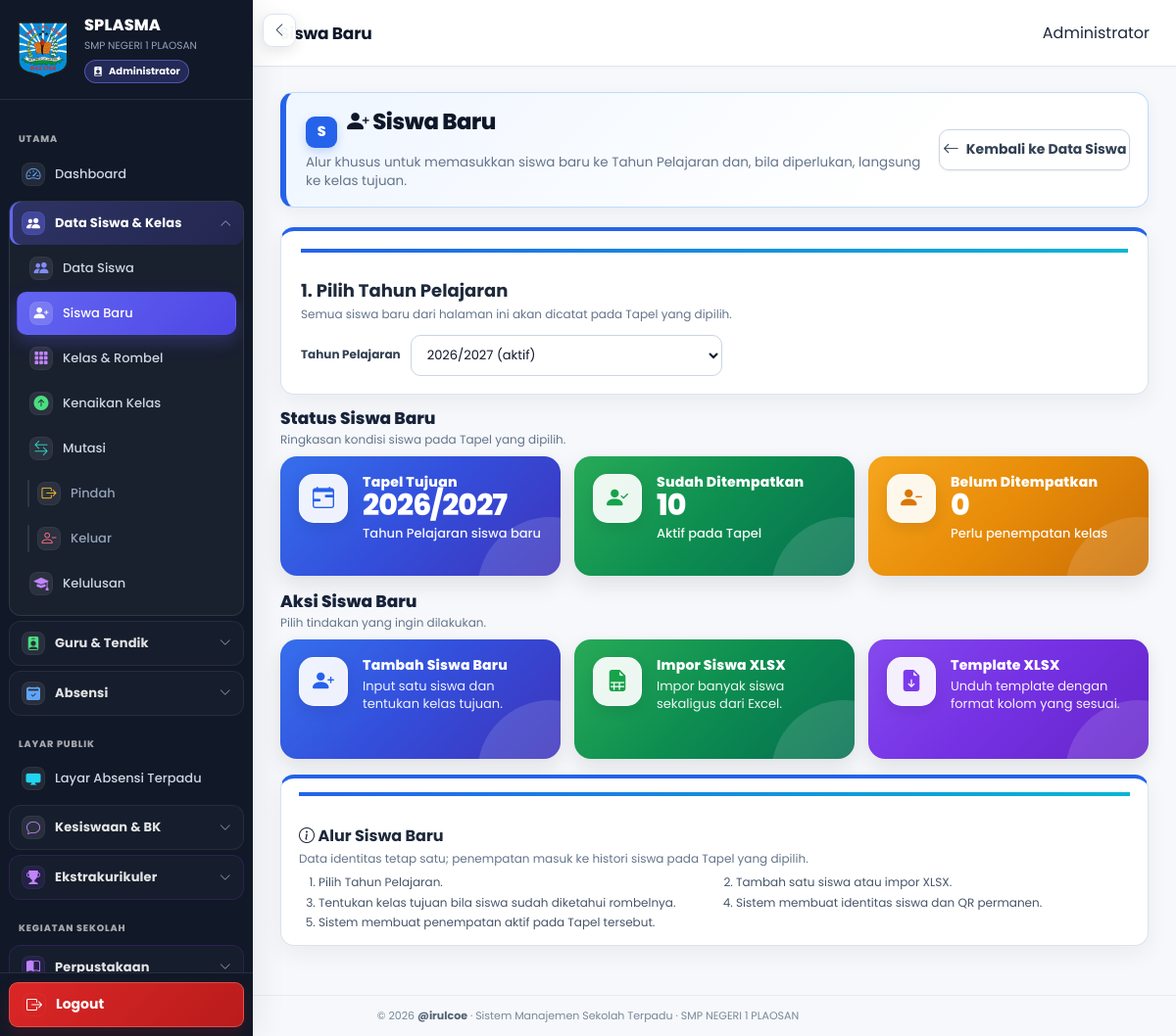
Page /siswa/baru.php (signed in) on the committed database.
### tables this page shows
CREATE TABLE `profil_sekolah` (
  `id` bigint(20) UNSIGNED NOT NULL,
  `nama_sekolah` varchar(200) NOT NULL,
  `npsn` varchar(30) DEFAULT NULL,
  `nss` varchar(30) DEFAULT NULL,
  `jenjang` varchar(50) DEFAULT NULL,
  `status_sekolah` varchar(50) DEFAULT NULL,
  `alamat` text DEFAULT NULL,
  `desa` varchar(100) DEFAULT NULL,
  `kecamatan` varchar(100) DEFAULT NULL,
  `kabupaten` varchar(100) DEFAULT NULL,
  `provinsi` varchar(100) DEFAULT NULL,
  `kode_pos` varchar(10) DEFAULT NULL,
  `telepon` varchar(50) DEFAULT NULL,
  `email` varchar(150) DEFAULT NULL,
  `website` varchar(200) DEFAULT NULL,
  `logo` varchar(255) DEFAULT NULL,
  `foto` varchar(255) DEFAULT NULL,
  `nama_kepala` varchar(200) DEFAULT NULL,
  `nip_kepala` varchar(50) DEFAULT NULL,
  `created_at` timestamp NULL DEFAULT current_timestamp(),
  `updated_at` timestamp NULL DEFAULT current_timestamp() ON UPDATE current_timestamp()
);

CREATE TABLE `tahun_pelajaran` (
  `id` bigint(20) UNSIGNED NOT NULL,
  `nama` varchar(20) NOT NULL,
  `aktif` tinyint(1) NOT NULL DEFAULT 0,
  `tanggal_mulai` date DEFAULT NULL,
  `tanggal_selesai` date DEFAULT NULL,
  `created_at` timestamp NULL DEFAULT current_timestamp(),
  `updated_at` timestamp NULL DEFAULT current_timestamp() ON UPDATE current_timestamp()
);

### siswa/baru.php (the view, shortened to what the rows shown need)
<?php
require_once __DIR__ . '/_helper.php';
$years = $pdo->query('SELECT id,nama,aktif,tanggal_mulai,tanggal_selesai FROM tahun_pelajaran ORDER BY tanggal_mulai DESC,id DESC')->fetchAll();
$activeYearId = 0;
foreach ($years as $y) { if ((int)$y['aktif'] === 1) { $activeYearId = (int)$y['id']; break; } }
$yearId = (int)($_GET['tahun_pelajaran_id'] ?? $activeYearId);
$selectedYear = null;
foreach ($years as $y) { if ((int)$y['id'] === $yearId) { $selectedYear = $y; break; } }
require_once __DIR__ . '/../layouts/header.php';
require_once __DIR__ . '/../layouts/sidebar.php';
?>
<main class="main siswa-baru-page">
<section class="content">
<div class="page-header">
    <div><h1><i class="bi bi-person-plus-fill"></i> Siswa Baru</h1><p>Alur khusus untuk memasukkan siswa baru ke Tahun Pelajaran dan, bila diperlukan, langsung ke kelas tujuan.</p></div>
</div>
<div class="form-card siswa-baru-context-card">
    <div class="section-title siswa-baru-context-title"><div><h2>1. Pilih Tahun Pelajaran</h2><p>Semua siswa baru dari halaman ini akan dicatat pada Tapel yang dipilih.</p></div></div>
</div>
<div class="siswa-baru-group-title"><h2>Status Siswa Baru</h2><p>Ringkasan kondisi siswa pada Tapel yang dipilih.</p></div>
<div class="siswa-baru-stats dashboard-alert-grid">
    <div class="dashboard-alert alert-info siswa-baru-stat"><div class="alert-icon"><i class="bi bi-calendar-range"></i></div><div><div class="alert-label">Tapel Tujuan</div><div class="alert-value siswa-tapel-value"><?=e((string)($selectedYear['nama'] ?? '-'))?></div><div class="alert-text">Tahun Pelajaran siswa baru</div></div></div>
</div>
<div class="siswa-baru-group-title siswa-baru-action-group-title"><h2>Aksi Siswa Baru</h2><p>Pilih tindakan yang ingin dilakukan.</p></div>
<div class="form-card siswa-baru-flow">
    <div class="section-title"><div><h2><i class="bi bi-info-circle"></i> Alur Siswa Baru</h2><p>Data identitas tetap satu; penempatan masuk ke histori siswa pada Tapel yang dipilih.</p></div></div>
</div>
</section></main>
<?php require_once __DIR__ . '/../layouts/footer.php'; ?>

### layouts/sidebar.php (shortened to what the rows shown need)
<?php $sidebar_role_class = 'sidebar-role-' . preg_replace('/[^a-z0-9_-]/i', '', (string)user_role()); ?>
<aside id="globalSidebar" class="sidebar <?= e($sidebar_role_class) ?>" aria-label="Navigasi utama">
    <div class="sidebar-brand">
        <?php if (!empty($school_profile['logo'])): ?>
            <img src="<?= e(school_logo_url($pdo)) ?>" alt="Logo Sekolah" class="sidebar-logo">
        <?php endif; ?>
        <div class="sidebar-brand-info">
            <div class="sidebar-brand-title">SPLASMA</div>
            <small><?= e($school_profile['nama_sekolah']) ?></small>
            <div class="sidebar-role-badge">
                <i class="bi bi-person-badge-fill" aria-hidden="true"></i>
                <span><?= e(sidebar_role_label()) ?></span>
            </div>
        </div>
    </div>
</aside>

### rows in the picture
profil_sekolah: logo (picture), nama_sekolah "SMP NEGERI 1 PLAOSAN"
tahun_pelajaran: nama "2026/2027"

### other values in the picture
sidebar_role_label() "Administrator"
$label "Dashboard Data Siswa Siswa Baru Kelas & Rombel Kenaikan Kelas Mutasi Pindah Keluar Kelulusan Layar Absensi Terpadu"
$label "Data Siswa & Kelas Guru & Tendik Absensi Kesiswaan & BK Ekstrakurikuler Perpustakaan"
user_name() "Administrator"
$stats['placed'] "10"
$stats['unplaced'] "0"
APP_NAME "Sistem Manajemen Sekolah Terpadu"
NAMA_SEKOLAH "SMP NEGERI 1 PLAOSAN"
form field tahun_pelajaran_id "2026/2027 (aktif)"
